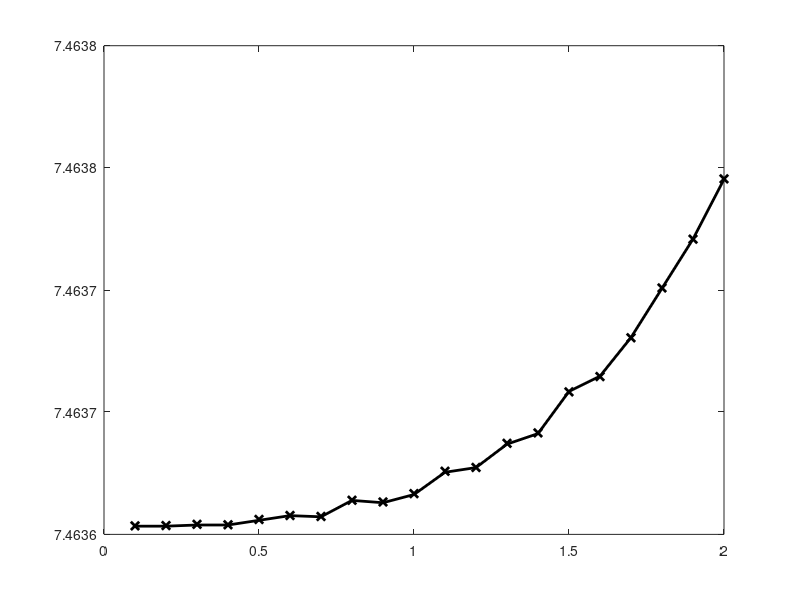

The MATLAB script that drew this image:
% Skript som bestemmer skjæringspunktet mellom
% eksponentialfunksjonen og gammafunksjonen.
% Til det brukar vi Newtons metode og numerisk derivasjon.
% Skriptet plottar konvergensen av svaret mot h-verdien
% som blir brukt i derivasjonen.

% Gir presisjon og h-verdiane
Pres=1e-5;
hVektor=[2:-.1:.1];
% Startverdi
x0=8;

indeks=1;
% Bestemmer x ved Newtons metode for kvar av h-verdiane
for h=hVektor
  x=x0;
  xGml=10;
  while abs(x-xGml)>Pres
    xGml=x;
    % Den deriverte av gamma
    Derivert=(gamma(x+h)-gamma(x-h))/(2*h);
    % Iterasjonsformel (Newtons metode)
    x=x-(gamma(x)-exp(x))/(Derivert-exp(x));
  end
  Svar(indeks)=x;
  indeks=indeks+1;
end

% Plottar løysingane som funksjon av h
plot(hVektor,Svar,'kx-','linewidth',2)
